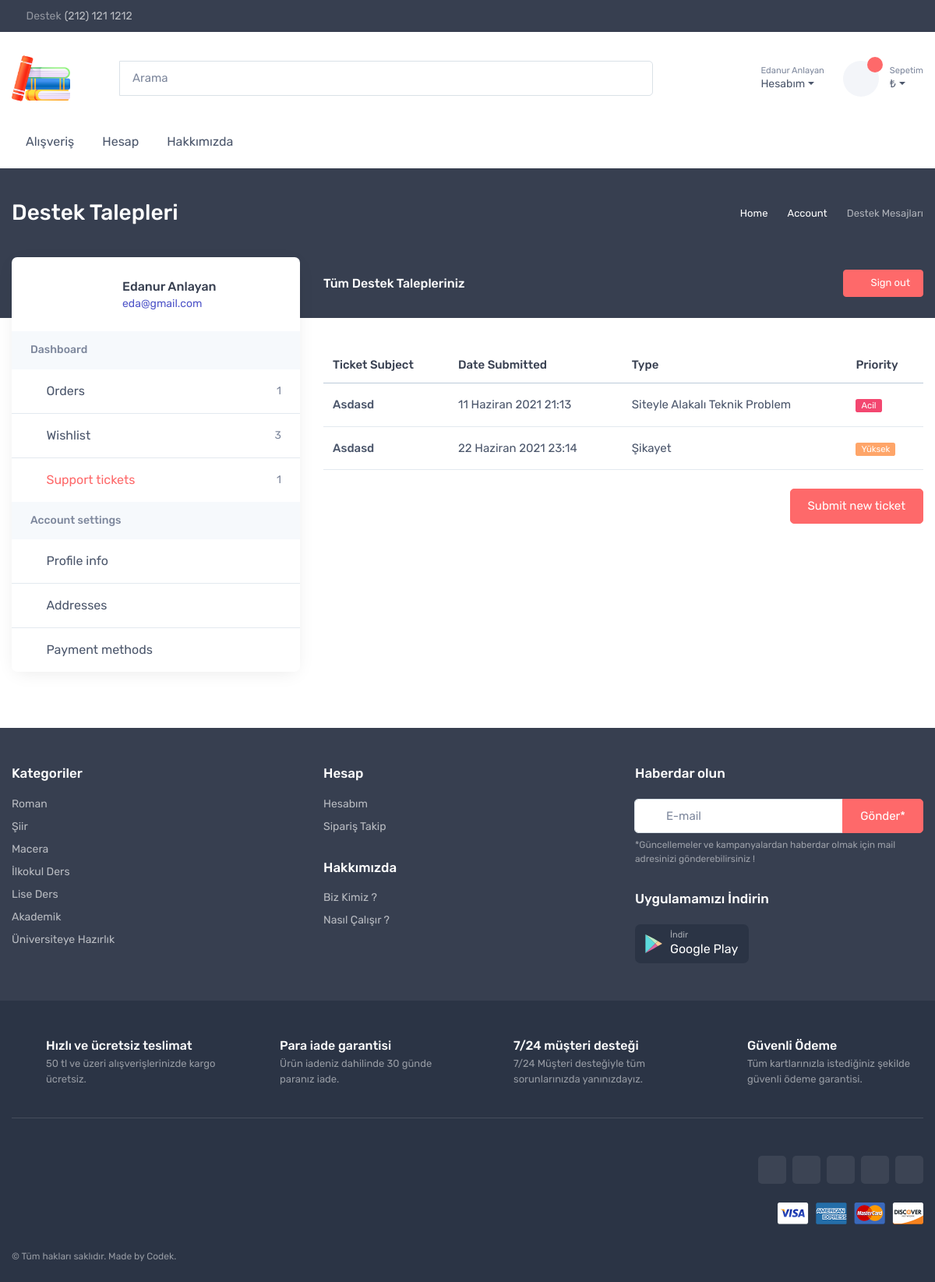
Page /kullanici/destek/ (signed in) on the committed database.
### kullanici/models.py (models this page shows, shortened)
class User(AbstractUser):
    first_name = models.CharField(_('first name'), max_length=150, blank=True,validators=[name_validator])
    last_name = models.CharField(_('last name'), max_length=150, blank=True,validators=[name_validator])
    email = models.EmailField(_('email address'), blank=True,validators=[email_validator],unique=True)
    password = models.CharField(_('password'), max_length=128,validators=[pass_validator])
    adres = models.TextField(max_length=500, blank=False)
    il = models.CharField(max_length=40, blank=False,validators=[])
    ilce = models.CharField(max_length=40, blank=False,validators=[])
    phone = models.CharField( max_length=12,validators=[phone_validator],unique=True)

### direct/models.py (models this page shows, shortened)
class ChatModel(models.Model):
    message_type = models.CharField(max_length=100)
    user = models.ForeignKey(User,on_delete=models.CASCADE)
    priority = models.CharField(max_length=100)
    subject = models.CharField(max_length=150,validators=[val_subject])
    first_message = models.CharField(max_length=250,validators=[val_message])
    created_time = models.DateTimeField(auto_now_add=True)

### kullanici/views.py (the view, shortened to what this page needs)
# urls.py: path("destek/",CreateChatView,name="destek"),
@login_required(login_url=reverse_lazy('login'))
def CreateChatView(request):
    form = CreateChatForm(request.POST or None)
    try:
        chat = ChatModel.objects.filter(user=request.user)
    except Exception as e:
        chat = None
    return render(request,"kullanici/profile/tickets.html",context={"form":form,"chats":chat})

### templates/kullanici/profile/tickets.html (shortened to what this page needs)
{% extends 'kullanici/profile/profile_base.html' %}
{% load static %}
{% block profile_body %}
 <section class="col-lg-12">
          <div class="table-responsive fs-md mb-4">
            <table class="table table-hover mb-0">
              <thead>
                <tr>
                  <th>Ticket Subject</th>
                  <th>Date Submitted</th>
                  <th>Type</th>
                  <th>Priority</th>
                </tr>
              </thead>
              <tbody>
              {% if chats %}
              {% for chat in chats %}
                <tr>
                  <td class="py-3"><a class="nav-link-style fw-medium" href="{% url 'single-ticket' chat.id %}">{{ chat.subject|title }}</a></td>
                  <td class="py-3">{{ chat.created_time }}</td>
                  <td class="py-3">{{ chat.message_type }}</td>
                  <td class="py-3"><span class="badge bg-{{ chat.priority }} m-0">
                      {% if chat.priority == 'danger' %}
                        Acil
                      {% elif chat.priority == 'warning' %}
                        Yüksek
                      {% elif chat.priority == 'info' %}
                        Orta
                    {% elif chat.priority == 'success' %}
                      Düşük
                    {% endif %}
                  </span></td>
                </tr>
              {% endfor %}
              {% endif %}
              </tbody>
            </table>
          </div>
          <div class="text-end">
            <button class="btn btn-primary" data-bs-toggle="modal" data-bs-target="#open-ticket">Submit new ticket</button>
          </div>
        </section>
      </div>
    </div>
{% endblock %}
{% block profil_navigation %}
Destek Mesajları
{% endblock %}
{% block baslik %}
Destek Talepleri
{% endblock %}
{% block sayfa_baslik %}
Tüm Destek Talepleriniz
{% endblock %}

### templates/kullanici/profile/profile_base.html (shortened to what this page needs)
 {% extends 'base/base.html' %}
 {% load static %}
{% block css %}
 <link rel="stylesheet" media="screen" href="{% static 'css/kullanici/profile.css' %}">
 {% endblock %}
 {% block body %}
    <div class="page-title-overlap bg-dark pt-4">
      <div class="container d-lg-flex justify-content-between py-2 py-lg-3">
        <div class="order-lg-2 mb-3 mb-lg-0 pt-lg-2">
          <nav aria-label="breadcrumb">
            <ol class="breadcrumb breadcrumb-light flex-lg-nowrap justify-content-center justify-content-lg-start">
              <li class="breadcrumb-item"><a class="text-nowrap" href="index.html"><i class="ci-home"></i>Home</a></li>
              <li class="breadcrumb-item text-nowrap"><a href="#">Account</a>
              </li>
              <li class="breadcrumb-item text-nowrap active" aria-current="page">{% block profil_navigation %} Profile info {% endblock %}</li>
            </ol>
          </nav>
        </div>
        <div class="order-lg-1 pe-lg-4 text-center text-lg-start">
          <h1 class="h3 text-light mb-0">
            {% block baslik %}{% endblock %}</h1>
        </div>
      </div>
    </div>
    <div class="container pb-5 mb-2 mb-md-4">
      <div class="row">
        <aside class="col-lg-4 pt-4 pt-lg-0 pe-xl-5">
          <div class="bg-white rounded-3 shadow-lg pt-1 mb-5 mb-lg-0">
            <div class="d-md-flex justify-content-between align-items-center text-center text-md-start p-4">
              <div class="d-md-flex align-items-center">
                <div class=" rounded-circle position-relative flex-shrink-0 mx-auto mb-2 mx-md-0 mb-md-0" style="width: 6.375rem;">
                  {% if request.user.profile.image != 'default.jpg' %}
                </div>
                  {% else %}
                  <p class="" id="profileImage" style="background-color:{{ request.user.profile.bg_color }}" ><span class="text text-center">{{ request.user.first_name.0}}{{request.user.last_name.0}}</span></p></div>
                  {% endif %}
                <div class="ps-md-3">
                  <h3 class="fs-base mb-0">{{ request.user.first_name|title }} {{ request.user.last_name|title }}</h3><span class="text-accent fs-sm">{{ request.user.email }}</span>
                </div>
              </div><a class="btn btn-primary d-lg-none mb-2 mt-3 mt-md-0" href="#account-menu" data-bs-toggle="collapse" aria-expanded="false">Account menu</a>
            </div>
            <div class="d-lg-block collapse" id="account-menu">
              <div class="bg-secondary px-4 py-3">
                <h3 class="fs-sm mb-0 text-muted">Dashboard</h3>
              </div>
              {% url 'destek' as destek %}
              {% url 'profile' as profile %}
              <ul class="list-unstyled mb-0">
                <li class="border-bottom mb-0"><a class="nav-link-style d-flex align-items-center px-4 py-3" href="account-orders.html"><i class="ci-bag opacity-60 me-2"></i>Orders<span class="fs-sm text-muted ms-auto">1</span></a></li>
                <li class="border-bottom mb-0"><a class="nav-link-style d-flex align-items-center px-4 py-3" href="account-wishlist.html"><i class="ci-heart opacity-60 me-2"></i>Wishlist<span class="fs-sm text-muted ms-auto">3</span></a></li>
                <li class="mb-0"><a  {% if request.path == destek %} class= "nav-link-style d-flex align-items-center px-4 py-3 active " {% else %} class= "nav-link-style d-flex align-items-center px-4 py-3" {% endif %} href="{% url 'destek' %}"><i class="ci-help opacity-60 me-2"></i>Support tickets<span class="fs-sm text-muted ms-auto">1</span></a></li>
              </ul>
              <div class="bg-secondary px-4 py-3">
                <h3 class="fs-sm mb-0 text-muted">Account settings</h3>
              </div>
              <ul class="list-unstyled mb-0">
                <li class="border-bottom mb-0"><a {% if request.path == profile %} class= "nav-link-style d-flex align-items-center px-4 py-3 active "   {% else %} class= "nav-link-style d-flex align-items-center px-4 py-3 " {% endif %} href="{% url 'profile' %}"><i class="ci-user opacity-60 me-2"></i>Profile info</a></li>
                <li class="border-bottom mb-0"><a class="nav-link-style d-flex align-items-center px-4 py-3" href="account-address.html"><i class="ci-location opacity-60 me-2"></i>Addresses</a></li>
                <li class="mb-0"><a class="nav-link-style d-flex align-items-center px-4 py-3" href="account-payment.html"><i class="ci-card opacity-60 me-2"></i>Payment methods</a></li>
              </ul>
            </div>
          </div>
        </aside>
        <section class="col-lg-8">
          <div class="d-none d-lg-flex justify-content-between align-items-center pt-lg-3 pb-4 pb-lg-5 mb-lg-3">
          {% block ust_icerik %}  <h6 class="fs-base text-light mb-0">{% block sayfa_baslik %} Profilinizi Güncelleyin {% endblock %}</h6>{% endblock %}<a class="btn btn-primary btn-sm" href="{% url 'logout' %}"><i class="ci-sign-out me-2"></i>Sign out</a>
          </div>
              {% block profile_body %}{% endblock %}
      </div>
 {% endblock %}

### templates/base/navbar_profil.html (shortened to what this page needs)
{% load static %}
<div class="dropdown">
                    <a class="navbar-tool ms-1 ms-lg-0 me-n1 me-lg-2 " href="{% url 'login' %}" data-bs-toggle="dropdown">
                <div class="navbar-tool-icon-box"><i class="navbar-tool-icon ci-user"></i></div>
                 <div class="navbar-tool-text ms-n3"><small>{% if user.is_authenticated %} {{user.first_name}} {{user.last_name}} {% else %} Giriş Yapın {% endif %} </small>Hesabım</div></a>
                </div>

### rows in the picture
User: first_name "Edanur", last_name "Anlayan", user.first_name "Edanur", user.last_name "Anlayan", user.email "eda@gmail.com"
ChatModel: subject "Asdasd", created_time "11 Haziran 2021 21:13", message_type "Siteyle Alakalı Teknik Problem", priority "Acil"
ChatModel: subject "Asdasd", created_time "22 Haziran 2021 23:14", message_type "Şikayet", priority "Yüksek"
